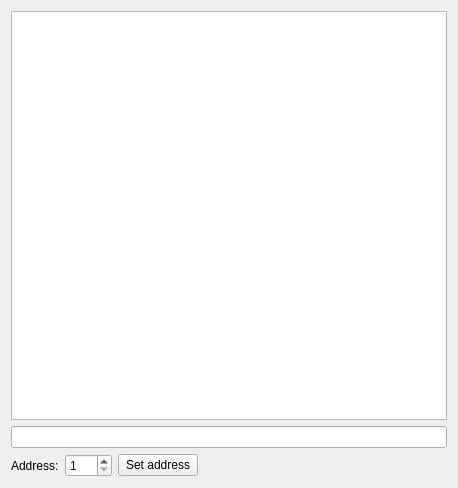
<?xml version="1.0" encoding="UTF-8"?>
<ui version="4.0">
 <class>terminalDialog</class>
 <widget class="QDialog" name="terminalDialog">
  <property name="geometry">
   <rect>
    <x>0</x>
    <y>0</y>
    <width>458</width>
    <height>488</height>
   </rect>
  </property>
  <property name="maximumSize">
   <size>
    <width>16777215</width>
    <height>16777215</height>
   </size>
  </property>
  <property name="windowTitle">
   <string>Terminal</string>
  </property>
  <layout class="QVBoxLayout" name="verticalLayout_2">
   <item>
    <layout class="QVBoxLayout" name="verticalLayout">
     <item>
      <widget class="QTextEdit" name="textEdit">
       <property name="readOnly">
        <bool>true</bool>
       </property>
      </widget>
     </item>
     <item>
      <widget class="QLineEdit" name="lineEditCommand"/>
     </item>
    </layout>
   </item>
   <item>
    <layout class="QGridLayout" name="gridLayout">
     <item row="0" column="0">
      <widget class="QLabel" name="label">
       <property name="text">
        <string>Address:</string>
       </property>
      </widget>
     </item>
     <item row="0" column="1">
      <widget class="QSpinBox" name="spinBoxAddress">
       <property name="minimum">
        <number>1</number>
       </property>
       <property name="maximum">
        <number>255</number>
       </property>
      </widget>
     </item>
     <item row="0" column="2">
      <widget class="QPushButton" name="pushButtonSetAddress">
       <property name="text">
        <string>Set address</string>
       </property>
       <property name="autoDefault">
        <bool>false</bool>
       </property>
      </widget>
     </item>
     <item row="0" column="3">
      <spacer name="horizontalSpacer">
       <property name="orientation">
        <enum>Qt::Horizontal</enum>
       </property>
       <property name="sizeHint" stdset="0">
        <size>
         <width>40</width>
         <height>20</height>
        </size>
       </property>
      </spacer>
     </item>
    </layout>
   </item>
  </layout>
 </widget>
 <resources/>
 <connections/>
</ui>
